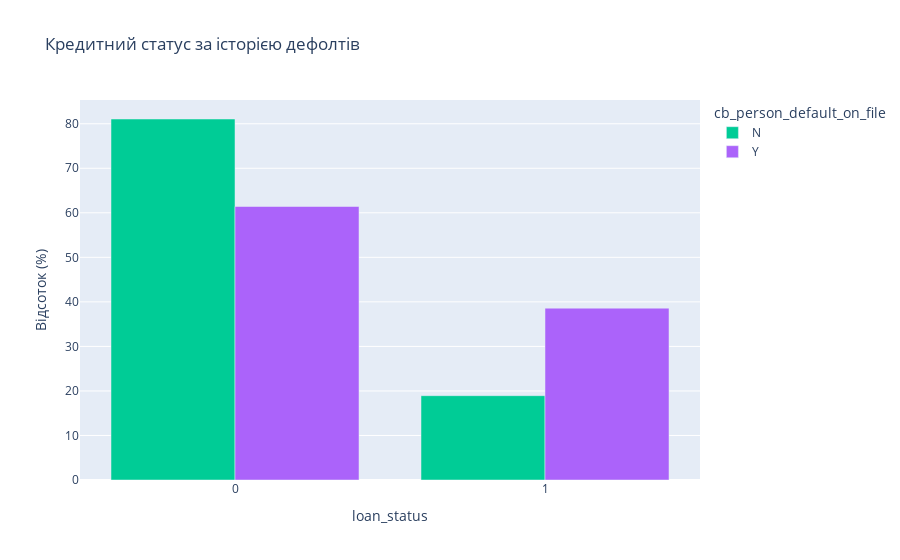

Source (notebook cell):
### Code cell
# Кредитний статус за історією дефолтів
ownership_loan_status = df.groupby(['cb_person_default_on_file', 'loan_status']).size().unstack()
ownership_loan_status_pct = ownership_loan_status.div(ownership_loan_status.sum(axis=1), axis=0) * 100

fig = px.bar(
    ownership_loan_status_pct.T,
    title='Кредитний статус за історією дефолтів',
    labels={'value': 'Відсоток (%)', 'index': 'Кредитний статус'},
    color_discrete_map={'No':'#2ecc71', 'Yes':'#e74c3c'},
    barmode='group'
)
fig.show()

### Figure 1 — Plotly figure (JSON) as saved in the notebook; plotly's stock layout.template omitted (floating-point values rounded to 4 significant figures)
{"data": [{"alignmentgroup": "True", "hovertemplate": "cb_person_default_on_file=N<br>loan_status=%{x}<br>Відсоток (%)=%{y}<extra></extra>", "legendgroup": "N", "marker": {"color": "#00cc96", "pattern": {"shape": ""}}, "name": "N", "offsetgroup": "N", "orientation": "v", "showlegend": true, "textposition": "auto", "type": "bar", "x": [0, 1], "xaxis": "x", "y": [81.07, 18.93], "yaxis": "y"}, {"alignmentgroup": "True", "hovertemplate": "cb_person_default_on_file=Y<br>loan_status=%{x}<br>Відсоток (%)=%{y}<extra></extra>", "legendgroup": "Y", "marker": {"color": "#ab63fa", "pattern": {"shape": ""}}, "name": "Y", "offsetgroup": "Y", "orientation": "v", "showlegend": true, "textposition": "auto", "type": "bar", "x": [0, 1], "xaxis": "x", "y": [61.41, 38.59], "yaxis": "y"}], "layout": {"barmode": "group", "legend": {"title": {"text": "cb_person_default_on_file"}, "tracegroupgap": 0}, "title": {"text": "Кредитний статус за історією дефолтів"}, "xaxis": {"anchor": "y", "domain": [0, 1], "title": {"text": "loan_status"}}, "yaxis": {"anchor": "x", "domain": [0, 1], "title": {"text": "Відсоток (%)"}}}}
